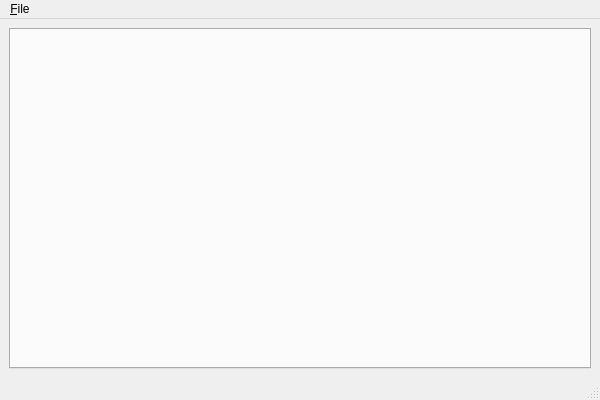
<?xml version="1.0" encoding="UTF-8"?>
<ui version="4.0">
 <class>DatabaseTool</class>
 <widget class="QMainWindow" name="DatabaseTool">
  <property name="geometry">
   <rect>
    <x>0</x>
    <y>0</y>
    <width>600</width>
    <height>400</height>
   </rect>
  </property>
  <property name="windowTitle">
   <string>Database Tool</string>
  </property>
  <widget class="QWidget" name="centralwidget">
   <layout class="QVBoxLayout">
    <property name="spacing">
     <number>6</number>
    </property>
    <property name="margin">
     <number>9</number>
    </property>
    <item>
     <widget class="QTabWidget" name="ingredients">
      <property name="minimumSize">
       <size>
        <width>0</width>
        <height>128</height>
       </size>
      </property>
     </widget>
    </item>
   </layout>
  </widget>
  <widget class="QMenuBar" name="menubar">
   <property name="geometry">
    <rect>
     <x>0</x>
     <y>0</y>
     <width>600</width>
     <height>24</height>
    </rect>
   </property>
   <widget class="QMenu" name="menuFile">
    <property name="title">
     <string>&amp;File</string>
    </property>
    <addaction name="actionsave"/>
    <addaction name="separator"/>
    <addaction name="actionquit"/>
   </widget>
   <addaction name="menuFile"/>
  </widget>
  <widget class="QStatusBar" name="statusbar"/>
  <action name="actionsave">
   <property name="text">
    <string>Save</string>
   </property>
   <property name="statusTip">
    <string>Save the database</string>
   </property>
   <property name="whatsThis">
    <string/>
   </property>
   <property name="shortcut">
    <string>Ctrl+S</string>
   </property>
  </action>
  <action name="actionquit">
   <property name="text">
    <string>Quit</string>
   </property>
   <property name="statusTip">
    <string>Close the database tool</string>
   </property>
   <property name="shortcut">
    <string>Ctrl+Q</string>
   </property>
  </action>
 </widget>
 <connections/>
</ui>
